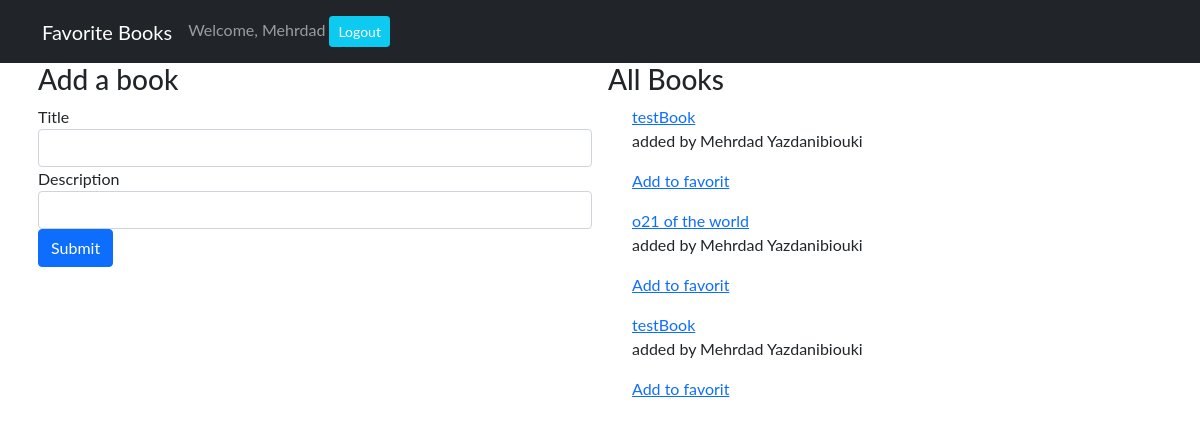
/books (signed in), run on the app's committed database.
### fav_book_app/models.py (models this page shows)
class User(models.Model):
    first_name = models.CharField(max_length=255)
    last_name = models.CharField(max_length=255)
    email = models.CharField(max_length=255)
    password=models.CharField(max_length=20)
    updated_at = models.DateTimeField(auto_now_add=True, null=True)
    created_at = models.DateTimeField(auto_now_add=True, null=True)
    objects = UserManager()

class Book(models.Model):
    title = models.CharField(max_length=255)
    description = models.TextField()
    created_by = models.ForeignKey(User, related_name="users_books", on_delete=models.CASCADE)
    favorited_by= models.ManyToManyField(User, related_name="favorited_books")
    updated_at = models.DateTimeField(auto_now_add=True, null=True)
    created_at = models.DateTimeField(auto_now_add=True, null=True)
    objects = BookManager()

### fav_book_app/views.py (the view)
# urls.py: path('books',views.show_all ),
def show_all(request):
    if "user_id" not in request.session:
        return redirect('/')
    else:
        context={
            "all_books": Book.objects.all(),
            "this_user": User.objects.get(id=request.session['user_id'])
        }
        return render(request, 'show_all.html', context)

### fav_book_app/templates/show_all.html (shortened to what this page needs)
<!DOCTYPE html>
<html lang="en">
<head>
    <link href="https://cdn.jsdelivr.net/npm/bootstrap@5.1.0/dist/css/bootstrap.min.css"
    rel="stylesheet">
    {%load static%}
    <link rel="stylesheet" href="{%static 'css/style.css' %}">
</head>
<body>
        <nav class="navbar navbar-expand-lg navbar-dark bg-dark">
            <div class="container">
                <a class="navbar-brand" href="#">Favorite Books</a>
                <div class="collapse navbar-collapse" id="navbarText">
                    <span class="navbar-text">
                        Welcome, {{request.session.greeting}}
                        <a href="/logout" role="button" class="btn btn-sm btn-info ml-2 text-white">Logout</a>
                    </span>
                </div>
            </div>
        </nav>
        <div class="container">
            <div class="row">
                <div class="col-md-6 px-2">
                    <h3>Add a book</h3>
                    <form action="/create" method="POST">
                        <div class="form-group">
                            <label for="title">Title</label>
                            <input type="text" class="form-control" name="title">
                        </div>
                        <div class="form-group">
                            <label for="dscription">Description</label>
                            <input type="text" class="form-control" name="description">
                        </div>
                        <button type="submit" class="btn btn-primary">Submit</button>
                    </form>
                </div>
                <div class="col-md-6 px-2">
                    <h3>All Books</h3>
                    <div class="container">
                        {%for book in all_books%}
                            <a href="/books/{{book.id}}"> {{book.title}}</a>
                            <p>added by {{book.created_by.first_name}} {{book.created_by.last_name}}</p>
                            {% if this_user in book.favorited_by.all%}
                                <p>This is one of your favorites</p>
                            {%else%}
                                <p><a href="books/favorit/{{book.id}}">Add to favorit</a></p>
                            {%endif%}
                        {%endfor%}
                    </div>
                </div>
            </div>
        </div>
</body>
</html>

### fav_book_app/static/css/style.css (style rules this page uses)
body { font-family: "Lato", sans-serif; }

### data on the page
User: session.greeting "Mehrdad"
Book: title "testBook", created_by.first_name "Mehrdad", created_by.last_name "Yazdanibiouki"
Book: title "o21 of the world", created_by.first_name "Mehrdad", created_by.last_name "Yazdanibiouki"
Book: title "testBook", created_by.first_name "Mehrdad", created_by.last_name "Yazdanibiouki"
